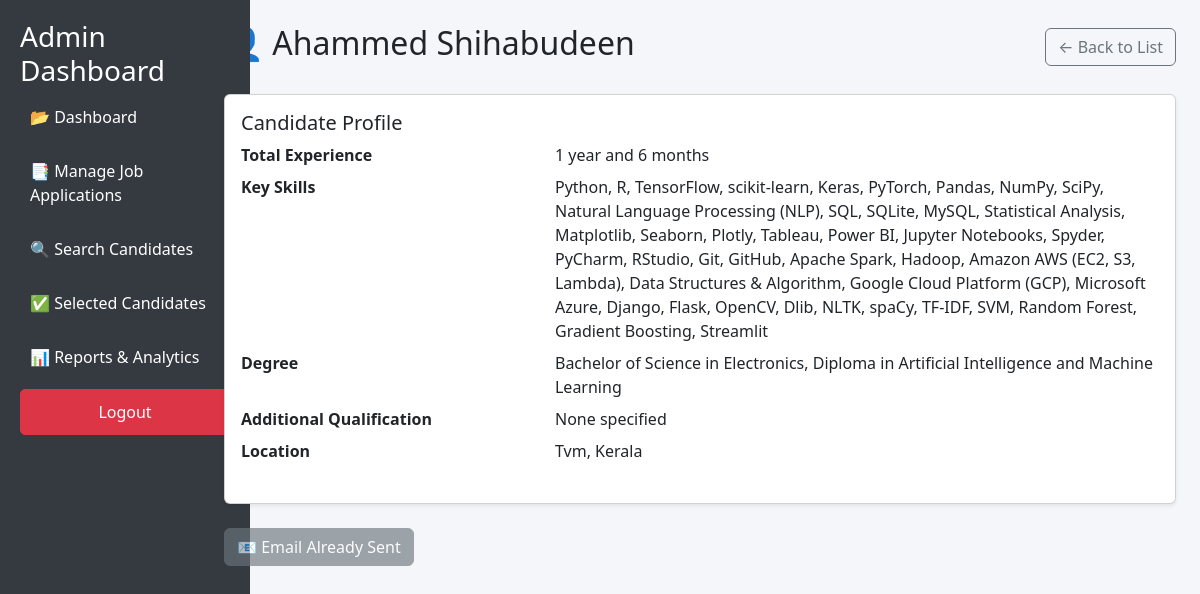
Screenshot of /candidate/26/ with the database file from the repository.
### app1/models.py (models this page shows, shortened)
class ExtractDetails(models.Model):
    resume = models.ForeignKey(JobApplication, on_delete=models.CASCADE)
    full_name = models.CharField(max_length=255)
    total_experience = models.CharField(max_length=50)  # Example: "7 years 7 months"
    key_skills = models.TextField()  # Stores multiple skills as a text
    degree = models.CharField(max_length=255)  # Example: "BE in Electronics and Communication"
    additional_qualification = models.CharField(max_length=255, null=True, blank=True)  # Example: "Diploma in Embedded System"
    location = models.TextField()  # Can store address as a long string
    email_sent = models.BooleanField(default=False)

### app1/views.py (the view)
# urls.py: path('candidate/<int:pk>/', views.candidate_detail, name='candidate_detail'),
def candidate_detail(request, pk):
    candidate = get_object_or_404(ExtractDetails, pk=pk)
    return render(request, 'candidate_detail.html', {'candidate': candidate})

### templates/candidate_detail.html (shortened to what this page needs)
<!DOCTYPE html>
<html lang="en">
<head>
  <link href="https://cdn.jsdelivr.net/npm/bootstrap@5.3.0/dist/css/bootstrap.min.css" rel="stylesheet">
</head>
<body>
<div class="sidebar">
  <h3>Admin Dashboard</h3>
  <a href="{% url 'admin_dashboard' %}">📂 Dashboard</a>
  <a href="{% url 'manage_applications' %}">📑 Manage Job Applications</a>
  <a href="{% url 'search_candidates' %}" class="active">🔍 Search Candidates</a>
  <a href="{% url 'selected_candidates' %}">✅ Selected Candidates</a>
  <a href="{% url 'analytics_dashboard' %}">📊 Reports & Analytics</a>
  <a href="{% url 'admin_logout' %}" class="btn btn-danger logout-btn">Logout</a>
</div>
<main class="col-md-9 ms-sm-auto col-lg-10 px-md-4 py-4" style="margin-left: 260px;">
  <div class="d-flex justify-content-between align-items-center mb-4">
    <h2>👤 {{ candidate.full_name }}</h2>
    <a href="{% url 'selected_candidates' %}" class="btn btn-outline-secondary">← Back to List</a>
  </div>
  <div class="card shadow-sm mb-4">
    <div class="card-body">
      <h5 class="card-title">Candidate Profile</h5>
      <dl class="row">
        <dt class="col-sm-4">Total Experience</dt>
        <dd class="col-sm-8">{{ candidate.total_experience }}</dd>
        <dt class="col-sm-4">Key Skills</dt>
        <dd class="col-sm-8">{{ candidate.key_skills }}</dd>
        <dt class="col-sm-4">Degree</dt>
        <dd class="col-sm-8">{{ candidate.degree }}</dd>
        <dt class="col-sm-4">Additional Qualification</dt>
        <dd class="col-sm-8">{{ candidate.additional_qualification }}</dd>
        <dt class="col-sm-4">Location</dt>
        <dd class="col-sm-8">{{ candidate.location }}</dd>
      </dl>
    </div>
  </div>
  <form action="{% url 'send_shortlist_email' candidate.id %}" method="post" class="mt-3">
    {% if candidate.email_sent %}
      <button type="button" class="btn btn-secondary" disabled>
        📧 Email Already Sent
      </button>
    {% else %}
      <button type="submit" class="btn btn-success">
        📧 Send Shortlist Email
      </button>
    {% endif %}
  </form>
</main>
</body>
</html>

### templates/candidate_detail.html (style rules this page uses)
body { background: #f4f6f9; }
.sidebar { height: 100vh; background: #343a40; color: white; padding: 20px; position: fixed; width: 250px; }
.sidebar a { color: white; text-decoration: none; display: block; padding: 10px; border-radius: 5px; margin-bottom: 10px; transition: background 0.3s; }

### rows the page displays
ExtractDetails: full_name "Ahammed Shihabudeen", total_experience "1 year and 6 months", key_skills "Python, R, TensorFlow, scikit-learn, Keras, PyTorch, Pandas, NumPy, SciPy, Natural Language Processing (NLP), SQL, SQLite, MySQL, Statistical Analysis, Matplotlib, Seaborn, Plotly, Tableau, Power BI, Jupyter Notebooks, Spyder, PyCharm, RStudio, Git, GitHub, Apache Spark, Hadoop, Amazon AWS (EC2, S3, Lambda), Data Structures & Algorithm, Google Cloud Platform (GCP), Microsoft Azure, Django, Flask, OpenCV, Dlib, NLTK, spaCy, TF-IDF, SVM, Random Forest, Gradient Boosting, Streamlit", degree "Bachelor of Science in Electronics, Diploma in Artificial Intelligence and Machine Learning", additional_qualification "None specified", location "Tvm, Kerala"
